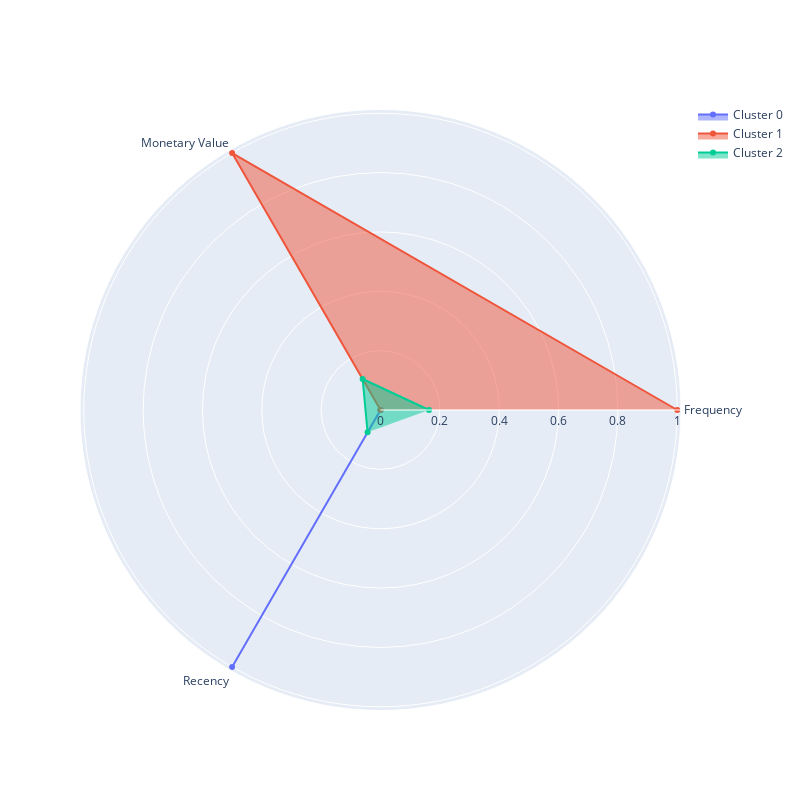

Notebook code for this chart:
### Markdown cell above
### Задание 5.8

Визуализируйте профили кластеров в виде полярной диаграммы на основе средних RFM-характеристик, вычисленных для каждого кластера. 

Проанализируйте кластеры и на основе анализа сопоставьте номер кластера и его описание.

Описание кластера:
* Кластер соответствует «лояльным» клиентам, которые приносят наибольший доход, совершают покупки чаще всего, а давность их последней покупки наименьшая.
* Кластер соответствует «промежуточным» клиентам, которые являются активными, но покупают не так часто и много, как лояльные клиенты. В то же время эти клиенты не являются «потерянными».
* Кластер соответствует «потерянным» клиентам, которые купили меньше всего товара, и их последняя покупка была совершена очень давно.

### Code cell
plot_cluster_profile(rfm_table_meaned, 3)

### Figure 1 — Plotly figure (JSON) as saved in the notebook; plotly's stock layout.template omitted (floating-point values rounded to 4 significant figures)
{"data": [{"fill": "toself", "name": "Cluster 0", "r": [0, 0, 1], "theta": ["Frequency", "Monetary Value", "Recency"], "type": "scatterpolar"}, {"fill": "toself", "name": "Cluster 1", "r": [1, 1, 0], "theta": ["Frequency", "Monetary Value", "Recency"], "type": "scatterpolar"}, {"fill": "toself", "name": "Cluster 2", "r": [0.1634, 0.1205, 0.08702], "theta": ["Frequency", "Monetary Value", "Recency"], "type": "scatterpolar"}], "layout": {"autosize": false, "height": 800, "showlegend": true, "width": 800}}
